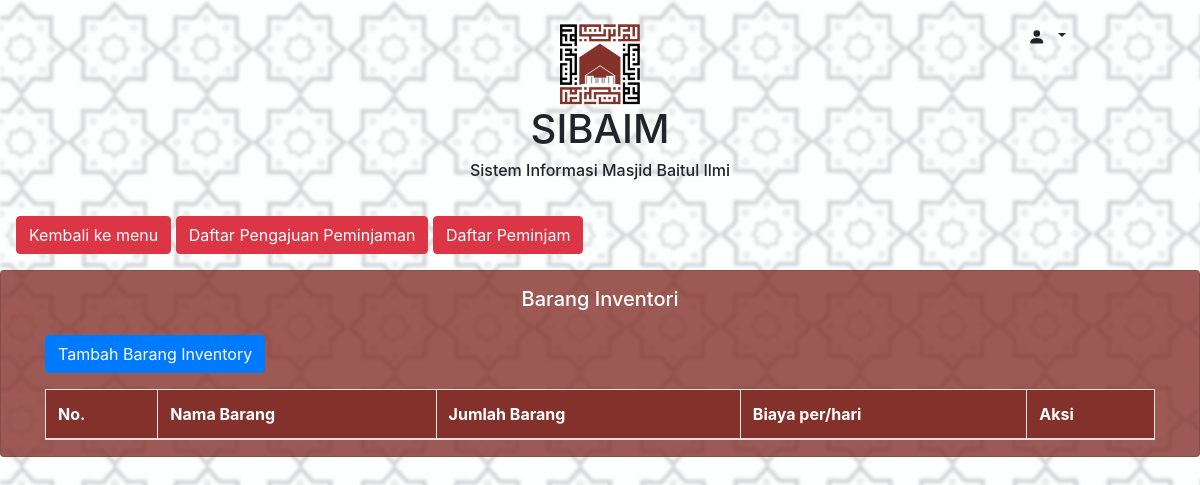
The app's page /index.php/list_inventori, older data.
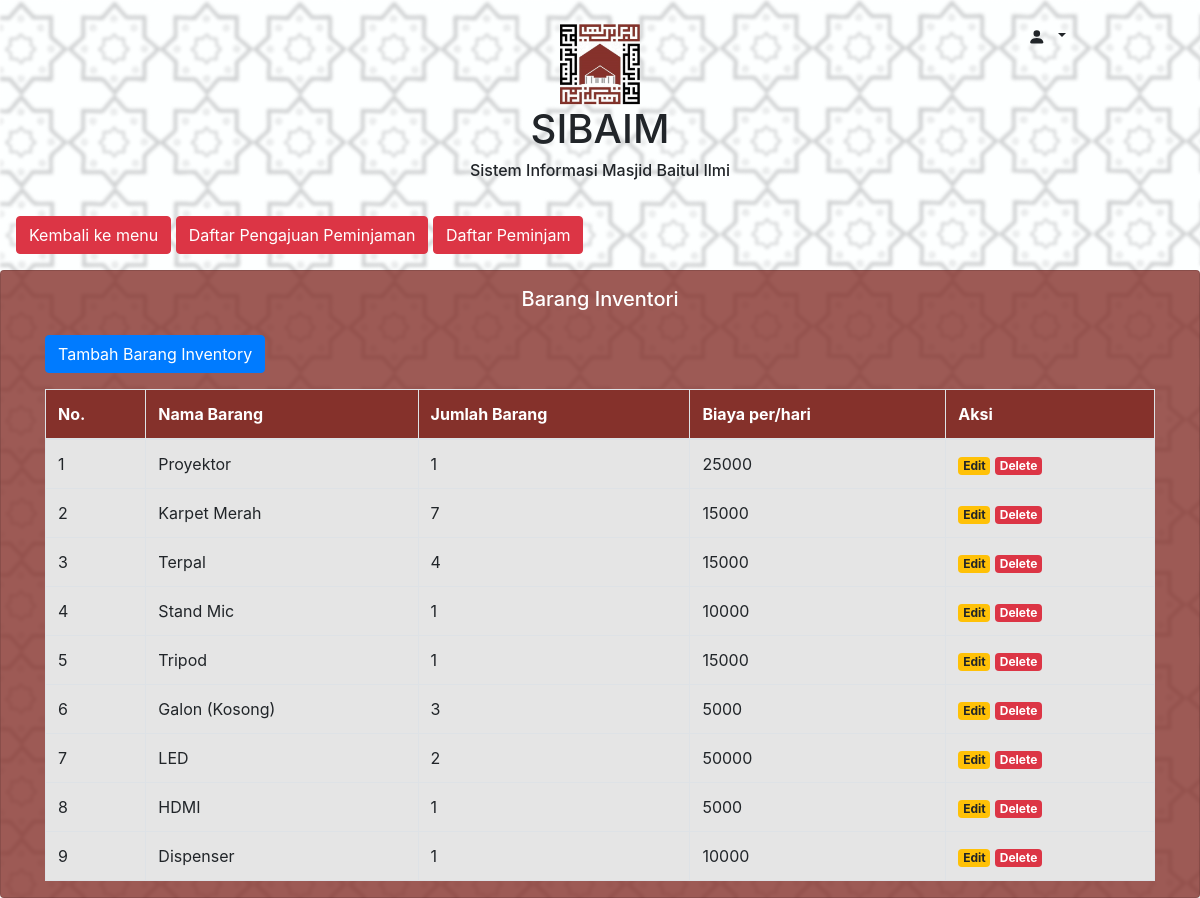
The same page, newer data.
### tables this page shows
CREATE TABLE `inventory` (
  `id_inventory` int(11) NOT NULL,
  `nama_inventory` varchar(50) NOT NULL,
  `jumlah_inventory` int(10) NOT NULL,
  `harga_inventory` int(10) NOT NULL
);

### application/controllers/List_inventori.php (called while the page is built, shortened)
<?php
class List_inventori extends CI_Controller {
    public function index(){
        $data['inventori'] = $this->Admin_model->get_inventori();
        $this->load->view('template_admin/header');
        $this->load->view('admin/list_inventori', $data);
        $this->load->view('template_admin/footer');
    }
}

### index.php (called while the page is built, shortened)
<?php
require_once BASEPATH.'core/CodeIgniter.php';

### application/models/Admin_model.php (called while the page is built, shortened)
<?php
class Admin_model extends CI_Model {
  function get_inventori(){
      $data = $this->db->get('inventory')->result_array();
      return $data;
  }
}

### application/views/admin/list_inventori.php (the view, shortened to what this page needs)
<div>
  <a href="<?= base_url('Admin'); ?>" class="btn btn-danger mt-0 mb-3 ml-3">Kembali ke menu</a>
  <a href="<?= base_url('Update_peminjaman_inventori'); ?>" class="btn btn-danger mb-3">Daftar Pengajuan Peminjaman</a>
  <a href="<?= base_url('Daftar_peminjam'); ?>" class="btn btn-danger mb-3">Daftar Peminjam</a>
</div>
<div class="card">
  <div class="container">
    <h5 class="text-white text-center mb-0 mt-3">Barang Inventori</h5>
    <button type="button" class="btn btn-primary mb-3 mt-4" data-toggle="modal" data-target="#formInventori">
        Tambah Barang Inventory
    </button>
    <table id="table_id3" class="table table-bordered">
      <thead class="t-head">
        <tr class="text-white">
          <th scope="col">No.</th>
          <th scope="col">Nama Barang</th>
          <th scope="col">Jumlah Barang</th>
          <th scope="col">Biaya per/hari</th>
          <th scope="col">Aksi</th>
        </tr>
      </thead>
      <tbody class="t-body">
      <?php $i=1; foreach($inventori as $row): ?>
        <tr>
          <td scope="row"><?= $i; ?></td>
          <td><?= $row['nama_inventory'];?></td>
          <td><?= $row['jumlah_inventory']; ?></td>
          <td><?= $row['harga_inventory']; ?></td>
          <td>
            <a href="" onclick="editModalBarangInventori(<?= $row['id_inventory']; ?>)" class="badge badge-warning" data-toggle="modal" data-target="#formEditInventori">Edit</a>
            <a href="<?= base_url('List_inventori/delete_inventory/'.$row['id_inventory']); ?>" class="badge badge-danger">Delete</a>
          </td>
        </tr>
      <?php $i++; ?>
      <?php endforeach; ?>
      </tbody>
    </table>
  </div>
</div>

### application/views/template_admin/header.php (shortened to what this page needs)
<!DOCTYPE html>
<html lang="en">
<head>
  <link rel="stylesheet" href="<?= base_url('assets/css/bootstrap.min.css'); ?>">
  <link rel="stylesheet" type="text/css" href="<?= base_url('assets/css/datatables.min.css'); ?>">
  <link rel="stylesheet" href="<?= base_url('assets/css/all.css'); ?>">
</head>
<body>
<div class="container-fluid">
    <div class="row mb-1">
      <div class="col-lg-2">
      </div>
      <div class="col-lg-8">
        <div class="text-center p-4">
          <img src="<?= base_url('assets/images/logoBaim.png'); ?>" class="mx-auto d-block" alt="" width="80px">
          <h1>SIBAIM</h1>
          <h6>Sistem Informasi Masjid Baitul Ilmi</h6>
        </div>
      </div>
      <div class="col-lg-2">
        <div class="row mt-3">
          <div class="col">
            <div class="dropdown">
              <button type="button" class="btn dropdown-toggle" id="dropdownMenuButton" data-toggle="dropdown"
                aria-haspopup="true" aria-expanded="false"><svg class="bi bi-person-fill mr-1" width="1.1em" height="1.1em" viewBox="0 0 16 16" fill="currentColor" xmlns="http://www.w3.org/2000/svg">
              <path fill-rule="evenodd" d="M3 14s-1 0-1-1 1-4 6-4 6 3 6 4-1 1-1 1H3zm5-6a3 3 0 100-6 3 3 0 000 6z" clip-rule="evenodd"/>
            </svg><?= $_SESSION['name']; ?>
              </button>
            </div>
          </div>
        </div>
      </div>
    </div>
</div>

### application/views/template_admin/footer.php (shortened to what this page needs)
</body>
</html>

### assets/css/all.css (style rules this page uses)
@media (min-width: 578px) { body { background-image: url(../images/backgroundPattern.png); } }
@media (min-width: 578px) { .card { background-color: rgba(133, 49, 43, 0.8); } }
@media (min-width: 578px) { .t-head { background-color: #85312B; } }
@media (min-width: 578px) { .t-body { background-color: #E5E5E5; } }

Row changes from the older to the newer data that the page shows:
added inventory: nama_inventory "Proyektor", jumlah_inventory "1", harga_inventory "25000"
added inventory: nama_inventory "Karpet Merah", jumlah_inventory "7", harga_inventory "15000"
added inventory: nama_inventory "Terpal", jumlah_inventory "4", harga_inventory "15000"
added inventory: nama_inventory "Stand Mic", jumlah_inventory "1", harga_inventory "10000"
added inventory: nama_inventory "Tripod", jumlah_inventory "1", harga_inventory "15000"
added inventory: nama_inventory "Galon (Kosong)", jumlah_inventory "3", harga_inventory "5000"
added inventory: nama_inventory "LED", jumlah_inventory "2", harga_inventory "50000"
added inventory: nama_inventory "HDMI", jumlah_inventory "1", harga_inventory "5000"
added inventory: nama_inventory "Dispenser", jumlah_inventory "1", harga_inventory "10000"
